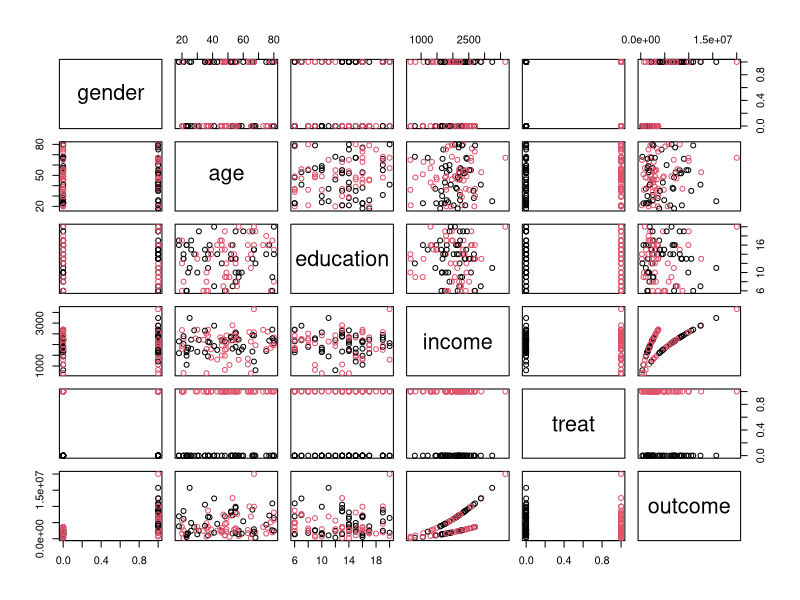
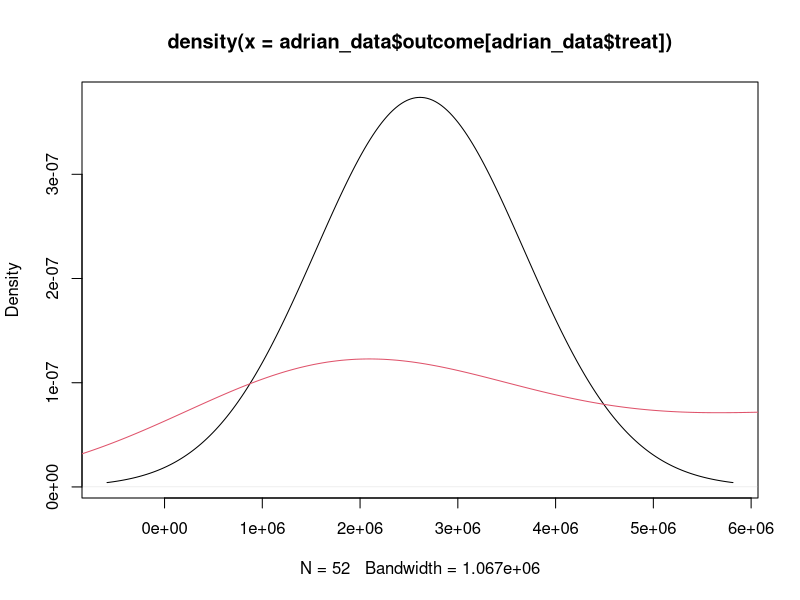

Generate these figures, in order, with R:
## ---- chunk 1

set.seed(100)
gender <- rbinom(100,1,.5)
age <- sample(18:80, 100, replace = TRUE, prob = rnorm(63, .5, .2))
education <- sample(6:20, 100, replace = TRUE, prob = rnorm(15, .5, .2))
treat <- rbinom(100,1,.5)
income <- rnorm(100, 2000, 500)
outcome <- 200*age + (income^2)*(gender+.5) + education^2/(treat+1)

adrian_data <- data.frame(gender, age, education, income, treat, outcome)
plot(adrian_data, col=treat+1)

plot(density(adrian_data$outcome[adrian_data$treat]))
lines(density(adrian_data$outcome[adrian_data$treat == 0]), col=2)
write.csv(adrian_data, file="adrian_data.csv")

